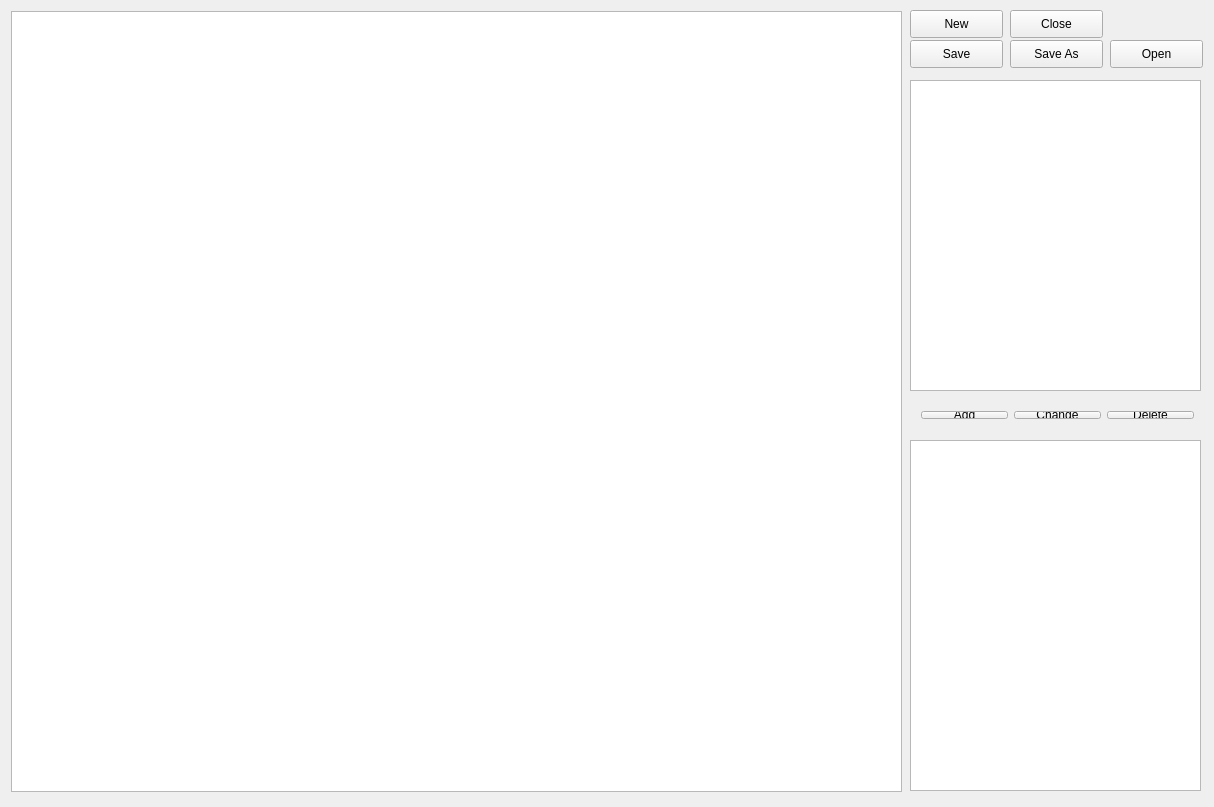
<?xml version="1.0" encoding="UTF-8"?>
<ui version="4.0">
 <class>MainWindow</class>
 <widget class="QMainWindow" name="MainWindow">
  <property name="geometry">
   <rect>
    <x>0</x>
    <y>0</y>
    <width>1214</width>
    <height>807</height>
   </rect>
  </property>
  <property name="minimumSize">
   <size>
    <width>1214</width>
    <height>807</height>
   </size>
  </property>
  <property name="maximumSize">
   <size>
    <width>1214</width>
    <height>807</height>
   </size>
  </property>
  <property name="windowTitle">
   <string>MainWindow</string>
  </property>
  <property name="toolButtonStyle">
   <enum>Qt::ToolButtonTextOnly</enum>
  </property>
  <widget class="QWidget" name="centralWidget">
   <widget class="QListView" name="objectsList">
    <property name="geometry">
     <rect>
      <x>910</x>
      <y>80</y>
      <width>291</width>
      <height>311</height>
     </rect>
    </property>
   </widget>
   <widget class="QListView" name="propertiesList">
    <property name="geometry">
     <rect>
      <x>910</x>
      <y>440</y>
      <width>291</width>
      <height>351</height>
     </rect>
    </property>
   </widget>
   <widget class="QGraphicsView" name="graphicsView">
    <property name="geometry">
     <rect>
      <x>11</x>
      <y>11</y>
      <width>891</width>
      <height>781</height>
     </rect>
    </property>
   </widget>
   <widget class="QPushButton" name="pushButton">
    <property name="geometry">
     <rect>
      <x>910</x>
      <y>40</y>
      <width>93</width>
      <height>28</height>
     </rect>
    </property>
    <property name="text">
     <string>Save</string>
    </property>
   </widget>
   <widget class="QPushButton" name="pushButton_2">
    <property name="geometry">
     <rect>
      <x>1010</x>
      <y>40</y>
      <width>93</width>
      <height>28</height>
     </rect>
    </property>
    <property name="text">
     <string>Save As</string>
    </property>
   </widget>
   <widget class="QPushButton" name="pushButton_3">
    <property name="geometry">
     <rect>
      <x>1110</x>
      <y>40</y>
      <width>93</width>
      <height>28</height>
     </rect>
    </property>
    <property name="text">
     <string>Open</string>
    </property>
   </widget>
   <widget class="QPushButton" name="pushButton_4">
    <property name="geometry">
     <rect>
      <x>1010</x>
      <y>10</y>
      <width>93</width>
      <height>28</height>
     </rect>
    </property>
    <property name="text">
     <string>Close</string>
    </property>
   </widget>
   <widget class="QPushButton" name="pushButton_5">
    <property name="geometry">
     <rect>
      <x>910</x>
      <y>10</y>
      <width>93</width>
      <height>28</height>
     </rect>
    </property>
    <property name="text">
     <string>New</string>
    </property>
   </widget>
   <widget class="QWidget" name="">
    <property name="geometry">
     <rect>
      <x>910</x>
      <y>400</y>
      <width>295</width>
      <height>30</height>
     </rect>
    </property>
    <layout class="QHBoxLayout" name="horizontalLayout">
     <item>
      <widget class="QPushButton" name="buttonAdd">
       <property name="text">
        <string>Add</string>
       </property>
      </widget>
     </item>
     <item>
      <widget class="QPushButton" name="buttonChange">
       <property name="text">
        <string>Change</string>
       </property>
      </widget>
     </item>
     <item>
      <widget class="QPushButton" name="buttonDelete">
       <property name="text">
        <string>Delete</string>
       </property>
      </widget>
     </item>
    </layout>
   </widget>
  </widget>
  <action name="actionOpen">
   <property name="text">
    <string>Open</string>
   </property>
  </action>
  <action name="actionExit">
   <property name="text">
    <string>Exit</string>
   </property>
  </action>
 </widget>
 <layoutdefault spacing="6" margin="11"/>
 <resources/>
 <connections/>
</ui>
